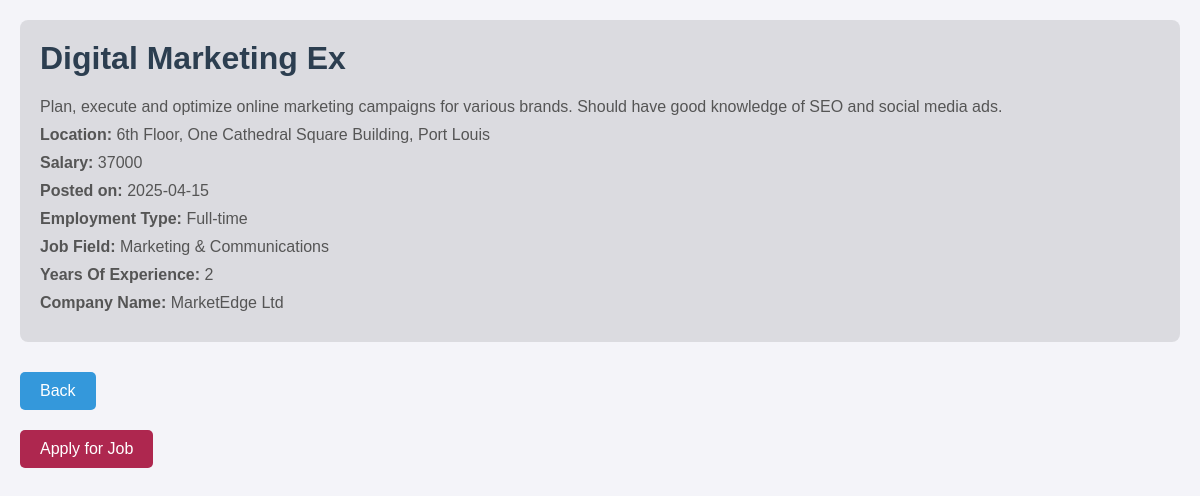
/job-detail.php?job_id=JB021 (signed in), run on the app's committed database.
### tables this page shows
CREATE TABLE `jobs` (
  `JobID` varchar(10) NOT NULL,
  `EmpID` int(10) NOT NULL,
  `Title` varchar(30) NOT NULL,
  `Description` varchar(600) NOT NULL,
  `Location` varchar(80) NOT NULL,
  `Salary` double NOT NULL,
  `DatePosted` date NOT NULL,
  `JobType` varchar(30) NOT NULL,
  `JobCategory` varchar(100) NOT NULL,
  `YearsOfExperience` int(5) NOT NULL
);

CREATE TABLE `employer` (
  `EmployerID` int(10) NOT NULL,
  `CompanyName` varchar(50) NOT NULL,
  `Description` varchar(600) NOT NULL,
  `StartDate` date NOT NULL,
  `Address` varchar(80) NOT NULL,
  `ContactNumber` int(25) NOT NULL,
  `Email` varchar(25) NOT NULL,
  `Website` varchar(35) NOT NULL
);

### job-detail.php (the view, shortened to what this page needs)
<?php
include 'database.php';
$jobId = $_SESSION['job_id'];
$jobQuery = "SELECT j.Title, j.Description, j.Location, j.Salary, j.DatePosted, j.JobType, j.JobCategory, j.YearsOfExperience, e.CompanyName FROM jobs j JOIN employer e ON j.EmpID = e.EmployerID WHERE j.JobID = ?";
$data = $conn->prepare($jobQuery);
$data->bind_param("s", $jobId);
$data->execute();
$result = $data->get_result();
$job = $result->fetch_assoc();
$back_url = "jobseeker-home.php";
?>
<!DOCTYPE html>
<html lang="en">
<head>
    <link rel="stylesheet" href="css/jobdetail.css">
</head>
<body>
    <header>
        <h1><?php echo htmlspecialchars($job['Title']); ?></h1>
        <p><?php echo htmlspecialchars($job['Description']); ?></p>
        <p><strong>Location:</strong> <?php echo htmlspecialchars($job['Location']); ?></p>
        <p><strong>Salary:</strong> <?php echo htmlspecialchars($job['Salary']); ?></p>
        <p><strong>Posted on:</strong> <?php echo htmlspecialchars($job['DatePosted']); ?></p>
        <p><strong>Employment Type:</strong> <?php echo htmlspecialchars($job['JobType']); ?></p>
        <p><strong>Job Field:</strong> <?php echo htmlspecialchars($job['JobCategory']); ?> </p>
        <p><strong>Years Of Experience:</strong> <?php echo htmlspecialchars($job['YearsOfExperience']); ?> </p>
        <p><strong>Company Name:</strong> <?php echo htmlspecialchars($job['CompanyName']); ?></p>
    </header>
    <a href=<?php echo $back_url; ?> class="back-btn">Back</a>
    <form action="applyjob.php" method="POST">
    <button type="submit" class="apply-btn">Apply for Job</button>
</form>
</body>
</html>

### css/jobdetail.css (style rules this page uses)
body { font-family: Arial, sans-serif; margin: 0; padding: 20px; background-color: #f4f4f9; color: #333; }
header { margin-bottom: 30px; background: rgba(0, 0, 0, 0.1); padding: 20px; border-radius: 8px; }
h1 { margin-top: 0; color: #2c3e50; }
p { margin: 10px 0; font-size: 16px; color: #555; }
.back-btn { display: inline-block; padding: 10px 20px; font-size: 16px; background-color: #3498db; color: #fff; text-decoration: none; border-radius: 5px; transition: background-color 0.3s ease; margin-right: 20px; }
.apply-btn { display: inline-block; padding: 10px 20px; font-size: 16px; background-color: #ae274f; color: #fff; border: none; border-radius: 5px; cursor: pointer; transition: background-color 0.3s ease; }
form { margin-top: 20px; }

### data on the page
jobs: Title "Digital Marketing Ex", Description "Plan, execute and optimize online marketing campaigns for various brands. Should have good knowledge of SEO and social media ads.", Location "6th Floor, One Cathedral Square Building, Port Louis", Salary "37000", DatePosted "2025-04-15", JobType "Full-time", JobCategory "Marketing & Communications", YearsOfExperience "2", employer.CompanyName "MarketEdge Ltd"
